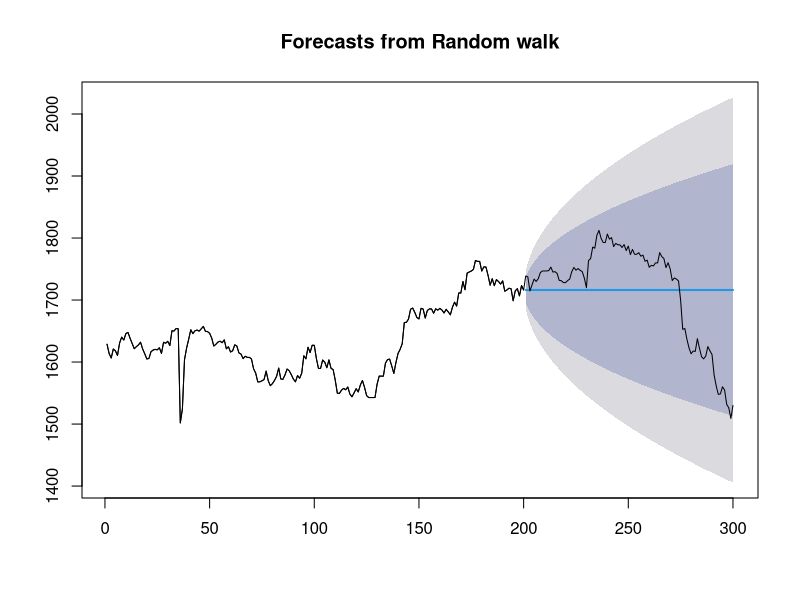

Generate this figure with R:
## ---- chunk 1
options(width = 1000,scipen = 999)
## ---- chunk 2
library(forecast)
## ---- chunk 3
fit1 <- rwf(EuStockMarkets[1:200,1],h=100)
fit2 <- meanf(EuStockMarkets[1:200,1],h=100)
accuracy(fit1)
accuracy(fit2)
accuracy(fit1,EuStockMarkets[201:300,1])
accuracy(fit2,EuStockMarkets[201:300,1])
plot(fit1)
lines(EuStockMarkets[1:300,1])
## ---- chunk 4
nrow(EuStockMarkets)
head(EuStockMarkets)
tail(EuStockMarkets)
summary(fit1)
summary(fit2)
